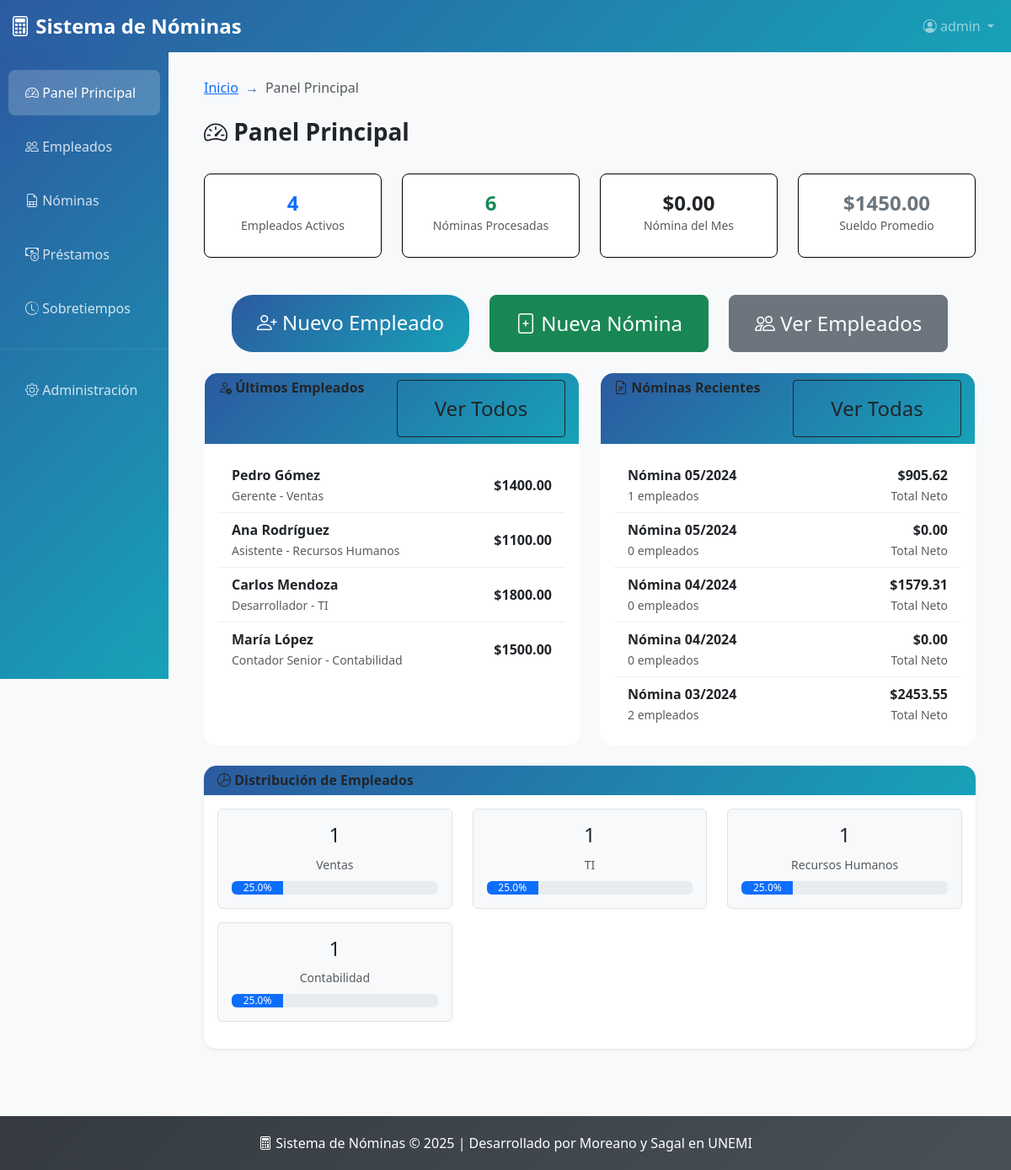
The app's page / (signed in) with its own data.
### nomina/models.py (models this page shows, shortened)
class Empleado(models.Model):
    cedula = models.CharField(max_length=10, unique=True)
    nombre = models.CharField(max_length=200)
    sueldo = models.DecimalField(max_digits=10, decimal_places=2)
    departamento = models.CharField(max_length=100)
    cargo = models.CharField(max_length=100)
    fecha_ingreso = models.DateField(null=True, blank=True)

class Nomina(models.Model):
    aniomes = models.CharField(max_length=6)  # YYYYMM
    tot_ing = models.DecimalField(max_digits=12, decimal_places=2, default=0)
    tot_des = models.DecimalField(max_digits=12, decimal_places=2, default=0)
    neto = models.DecimalField(max_digits=12, decimal_places=2, default=0)
    fecha_generacion = models.DateField(default='2024-01-01')
    descripcion = models.CharField(max_length=200, null=True, blank=True)
    def __str__(self):
        year = self.aniomes[:4]
        month = self.aniomes[4:]
        return f"Nómina {month}/{year}"

### nomina/views.py (the view)
# urls.py: path('', views.DashboardView.as_view(), name='dashboard'),
class DashboardView(LoginRequiredMixin, TitleContextMixin, TemplateView):
    template_name = 'dashboard.html'
    title1 = "Sistema de Nóminas "
    title2 = "Panel Principal"
    def get_context_data(self, **kwargs):
        context = super().get_context_data(**kwargs)
        context['total_empleados'] = Empleado.objects.count()
        context['total_nominas'] = Nomina.objects.count()
        mes_actual = datetime.datetime.now().strftime('%Y%m')
        nomina_mes = Nomina.objects.filter(aniomes=mes_actual).first()
        context['total_nomina_mes'] = nomina_mes.neto if nomina_mes else 0
        context['promedio_sueldo'] = Empleado.objects.aggregate(
            promedio=Avg('sueldo')
        )['promedio'] or 0
        context['ultimos_empleados'] = Empleado.objects.order_by('-id')[:5]
        context['nominas_recientes'] = Nomina.objects.order_by('-aniomes')[:5]
        departamentos_stats = Empleado.objects.values('departamento').annotate(
            total=Count('id')
        ).order_by('-total')
        total_emp = context['total_empleados'] if context['total_empleados'] > 0 else 1
        for dept in departamentos_stats:
            dept['porcentaje'] = (dept['total'] / total_emp) * 100
        context['departamentos_stats'] = departamentos_stats
        return context

### nomina/mixins.py (called while the page is built)
    def get_context_data(self, **kwargs):
        context = super().get_context_data(**kwargs)
        if self.title1:
            context["title1"] = self.title1
        if self.title2:
            context["title2"] = self.title2
        return context

### templates/dashboard.html (shortened to what this page needs)
{% extends 'base.html' %}
{% block breadcrumb_items %}
    <li class="breadcrumb-item active">Panel Principal</li>
{% endblock %}
{% block content %}
<div class="row mb-4">
    <div class="col-12">
        <h1 class="h3 text-dark fw-bold">
            <i class="bi bi-speedometer2"></i> Panel Principal
        </h1>
    </div>
</div>
<div class="row mb-4">
    <div class="col-md-3">
        <div class="stats-card">
            <h4 class="stats-number mb-0 text-primary">{{ total_empleados }}</h4>
            <small class="text-muted">Empleados Activos</small>
        </div>
    </div>
    <div class="col-md-3">
        <div class="stats-card">
            <h4 class="stats-number mb-0 text-success">{{ total_nominas }}</h4>
            <small class="text-muted">Nóminas Procesadas</small>
        </div>
    </div>
    <div class="col-md-3">
        <div class="stats-card">
            <h4 class="stats-number mb-0 text-dark">${{ total_nomina_mes|floatformat:2 }}</h4>
            <small class="text-muted">Nómina del Mes</small>
        </div>
    </div>
    <div class="col-md-3">
        <div class="stats-card">
            <h4 class="stats-number mb-0 text-secondary">${{ promedio_sueldo|floatformat:2 }}</h4>
            <small class="text-muted">Sueldo Promedio</small>
        </div>
    </div>
</div>
<div class="row mb-4 text-center">
    <div class="col-12">
        <div class="d-flex justify-content-center gap-4 flex-wrap">
            <a href="{% url 'empleado_crear' %}" class="btn btn-primary btn-lg">
                <i class="bi bi-person-plus"></i> Nuevo Empleado
            </a>
            <a href="{% url 'nomina_crear' %}" class="btn btn-success btn-lg">
                <i class="bi bi-file-plus"></i> Nueva Nómina
            </a>
            <a href="{% url 'empleados_lista' %}" class="btn btn-secondary btn-lg">
                <i class="bi bi-people"></i> Ver Empleados
            </a>
        </div>
    </div>
</div>
<div class="row">
    <div class="col-md-6 mb-4">
        <div class="card simple-card h-100">
            <div class="card-header simple-card-header d-flex justify-content-between">
                <h6 class="mb-0 fw-bold text-dark"><i class="bi bi-person-check"></i> Últimos Empleados</h6>
                <a href="{% url 'empleados_lista' %}" class="btn btn-sm btn-outline-dark">Ver Todos</a>
            </div>
            <div class="card-body">
                {% if ultimos_empleados %}
                    <ul class="list-group list-group-flush">
                        {% for empleado in ultimos_empleados %}
                        <li class="list-group-item d-flex justify-content-between align-items-center">
                            <div>
                                <strong>{{ empleado.nombre }}</strong><br>
                                <small class="text-muted">{{ empleado.cargo }} - {{ empleado.departamento }}</small>
                            </div>
                            <span class="fw-bold text-dark">${{ empleado.sueldo|floatformat:2 }}</span>
                        </li>
                        {% endfor %}
                    </ul>
                {% else %}
                    <p class="text-muted text-center">No hay empleados registrados</p>
                {% endif %}
            </div>
        </div>
    </div>
    <div class="col-md-6 mb-4">
        <div class="card simple-card h-100">
            <div class="card-header simple-card-header d-flex justify-content-between">
                <h6 class="mb-0 fw-bold text-dark"><i class="bi bi-file-earmark-text"></i> Nóminas Recientes</h6>
                <a href="{% url 'nominas_lista' %}" class="btn btn-sm btn-outline-dark">Ver Todas</a>
            </div>
            <div class="card-body">
                {% if nominas_recientes %}
                    <ul class="list-group list-group-flush">
                        {% for nomina in nominas_recientes %}
                        <li class="list-group-item d-flex justify-content-between align-items-center">
                            <div>
                                <strong>{{ nomina }}</strong><br>
                                <small class="text-muted">{{ nomina.nominadetalle_set.count }} empleados</small>
                            </div>
                            <div class="text-end">
                                <span class="fw-bold text-dark">${{ nomina.neto|floatformat:2 }}</span><br>
                                <small class="text-muted">Total Neto</small>
                            </div>
                        </li>
                        {% endfor %}
                    </ul>
                {% else %}
                    <p class="text-muted text-center">No hay nóminas procesadas</p>
                {% endif %}
            </div>
        </div>
    </div>
</div>
<div class="row">
    <div class="col-12">
        <div class="card shadow-sm border-0">
            <div class="card-header bg-white">
                <h6 class="mb-0 fw-bold text-dark"><i class="bi bi-pie-chart"></i> Distribución de Empleados</h6>
            </div>
            <div class="card-body">
                {% if departamentos_stats %}
                    <div class="row">
                        {% for dept in departamentos_stats %}
                        <div class="col-md-4 mb-3">
                            <div class="border rounded p-3 text-center bg-light">
                                <h4 class="text-dark">{{ dept.total }}</h4>
                                <small class="text-muted">{{ dept.departamento }}</small>
                                <div class="progress mt-2">
                                    <div class="progress-bar bg-primary" role="progressbar"
                                         style="width: {{ dept.porcentaje }}%"
                                         aria-valuenow="{{ dept.porcentaje }}"
                                         aria-valuemin="0" aria-valuemax="100">
                                         {{ dept.porcentaje|floatformat:1 }}%
                                    </div>
                                </div>
                            </div>
                        </div>
                        {% endfor %}
                    </div>
                {% else %}
                    <p class="text-muted text-center">No hay datos para mostrar</p>
                {% endif %}
            </div>
        </div>
    </div>
</div>
{% endblock %}

### templates/base.html (shortened to what this page needs)
<!DOCTYPE html>
<html lang="es">
<head>
    <link href="https://cdn.jsdelivr.net/npm/bootstrap@5.3.2/dist/css/bootstrap.min.css" rel="stylesheet">
    <link rel="stylesheet" href="https://cdn.jsdelivr.net/npm/bootstrap-icons@1.11.1/font/bootstrap-icons.css">
</head>
<body>
    <nav class="navbar navbar-expand-lg navbar-dark" style="background: linear-gradient(135deg, var(--primary-color), var(--secondary-color));">
        <div class="container-fluid">
            <a class="navbar-brand" href="{% url 'dashboard' %}">
                <i class="bi bi-calculator"></i> Sistema de Nóminas
            </a>
            <div class="collapse navbar-collapse" id="navbarNav">
                <ul class="navbar-nav ms-auto">
                    <li class="nav-item dropdown">
                        {% if user.is_authenticated %}
                            <a class="nav-link dropdown-toggle" href="#" role="button" data-bs-toggle="dropdown">
                                <i class="bi bi-person-circle"></i> {{ user.username }}
                            </a>
                        {% endif %}
                    </li>
                </ul>
            </div>
        </div>
    </nav>
    <div class="container-fluid">
        <div class="row">
            <div class="col-md-3 col-lg-2 px-0">
                <div class="sidebar">
                    <nav class="nav flex-column pt-3">
                        <a class="nav-link {% if request.resolver_match.url_name == 'dashboard' %}active{% endif %}" href="{% url 'dashboard' %}">
                            <i class="bi bi-speedometer2"></i> Panel Principal
                        </a>
                        <a class="nav-link {% if request.resolver_match.url_name == 'empleados_lista' %}active{% endif %}" href="{% url 'empleados_lista' %}">
                            <i class="bi bi-people"></i> Empleados
                        </a>
                        <a class="nav-link {% if request.resolver_match.url_name == 'nominas_lista' %}active{% endif %}" href="{% url 'nominas_lista' %}">
                            <i class="bi bi-file-earmark-spreadsheet"></i> Nóminas
                        </a>
                        <a class="nav-link {% if request.resolver_match.url_name == 'prestamos_lista' %}active{% endif %}" href="{% url 'prestamos_lista' %}">
                            <i class="bi bi-cash-coin"></i> Préstamos
                        </a>
                        <a class="nav-link {% if request.resolver_match.url_name == 'sobretiempos_lista' %}active{% endif %}" href="{% url 'sobretiempos_lista' %}">
                            <i class="bi bi-clock-history"></i> Sobretiempos
                        </a>
                        <hr class="my-3" style="border-color: rgba(255,255,255,0.3);">
                        <a class="nav-link" href="/admin/">
                            <i class="bi bi-gear"></i> Administración
                        </a>
                    </nav>
                </div>
            </div>
            <div class="col-md-9 col-lg-10">
                <div class="main-content fade-in">
                    {% block breadcrumb %}
                    <nav aria-label="breadcrumb" class="mb-4">
                        <ol class="breadcrumb">
                            <li class="breadcrumb-item"><a href="{% url 'dashboard' %}">Inicio</a></li>
                            {% block breadcrumb_items %}{% endblock %}
                        </ol>
                    </nav>
                    {% endblock %}
                    {% block content %}{% endblock %}
                </div>
            </div>
        </div>
    </div>
    <footer class="footer">
        <div class="container">
            <p class="mb-0">
                <i class="bi bi-calculator"></i> Sistema de Nóminas © 2025
                | Desarrollado por Moreano y Sagal en UNEMI
            </p>
        </div>
    </footer>
</body>
</html>

### templates/base.html (style rules this page uses)
:root { --primary-color: #2c5aa0; --secondary-color: #17a2b8; --success-color: #28a745; --danger-color: #dc3545; --warning-color: #ffc107; --info-color: #17a2b8; --light-color: #f8f9fa; --dark-color: #343a40; }
body { background-color: var(--light-color); font-family: 'Segoe UI', Tahoma, Geneva, Verdana, sans-serif; }
.navbar-brand { font-weight: bold; font-size: 1.5rem; }
.sidebar { min-height: calc(100vh - 56px); background: linear-gradient(135deg, var(--primary-color), var(--secondary-color)); color: white; transition: all 0.3s; }
.sidebar .nav-link { color: rgba(255, 255, 255, 0.8); padding: 15px 20px; border-radius: 8px; margin: 5px 10px; transition: all 0.3s; }
.sidebar .nav-link.active { background-color: rgba(255, 255, 255, 0.2); color: white; }
.main-content { padding: 30px; }
.card { border: none; border-radius: 15px; box-shadow: 0 4px 6px rgba(0, 0, 0, 0.1); transition: transform 0.3s, box-shadow 0.3s; }
.card-header { background: linear-gradient(135deg, var(--primary-color), var(--secondary-color)); color: white; border-radius: 15px 15px 0 0 !important; border: none; }
.btn-primary { background: linear-gradient(135deg, var(--primary-color), var(--secondary-color)); border: none; border-radius: 25px; padding: 10px 30px; transition: all 0.3s; }
.stats-card { background: linear-gradient(135deg, #667eea 0%, #764ba2 100%); color: white; border-radius: 15px; padding: 25px; margin-bottom: 20px; }
.stats-number { font-size: 2.5rem; font-weight: bold; }
.footer { background: linear-gradient(135deg, var(--dark-color), #495057); color: white; text-align: center; padding: 20px 0; margin-top: 50px; }
.fade-in { animation: fadeIn 0.5s ease-in; }
.breadcrumb { background: transparent; padding: 0; }
.breadcrumb-item + .breadcrumb-item::before { content: "→"; color: var(--primary-color); }

### templates/dashboard.html (style rules this page uses)
.stats-card { background: white; border: 1px solid black; border-radius: 8px; padding: 20px; text-align: center; box-shadow: none !important; min-height: 100px; }
.stats-number { font-size: 1.5rem; font-weight: 600; }
.btn { font-size: 1.5rem; padding: 15px 30px; min-width: 200px; }
.list-group-item { border: none; border-bottom: 1px solid #f0f0f0; }
.simple-card { background-color: #ffffff; border: 1px solid #ffffff; box-shadow: none !important; }
.simple-card-header { background-color: #ffffff; border-bottom: 1px solid #ffffff; color: #000000; }

### records on screen
Empleado: nombre "Pedro Gómez", cargo "Gerente", departamento "Ventas", sueldo "1400.00"
Empleado: nombre "Ana Rodríguez", cargo "Asistente", departamento "Recursos Humanos", sueldo "1100.00"
Empleado: nombre "Carlos Mendoza", cargo "Desarrollador", departamento "TI", sueldo "1800.00"
Empleado: nombre "María López", cargo "Contador Senior", departamento "Contabilidad", sueldo "1500.00"
Nomina: aniomes "Nómina 05/2024", nominadetalle_set.count "1", neto "905.62"
Nomina: aniomes "Nómina 05/2024", nominadetalle_set.count "0", neto "0.00"
Nomina: aniomes "Nómina 04/2024", nominadetalle_set.count "0", neto "1579.31"
Nomina: aniomes "Nómina 04/2024", nominadetalle_set.count "0", neto "0.00"
Nomina: aniomes "Nómina 03/2024", nominadetalle_set.count "2", neto "2453.55"

### other values on screen
{{ user.username }} "admin"
{{ total_empleados }} "4"
{{ total_nominas }} "6"
{{ total_nomina_mes|floatformat:2 }} "0.00"
{{ promedio_sueldo|floatformat:2 }} "1450.00"
{{ dept.total }} "1" "1" "1" "1"
{{ dept.departamento }} "Ventas" "TI" "Recursos Humanos" "Contabilidad"
{{ dept.porcentaje|floatformat:1 }} "25.0" "25.0" "25.0" "25.0"
